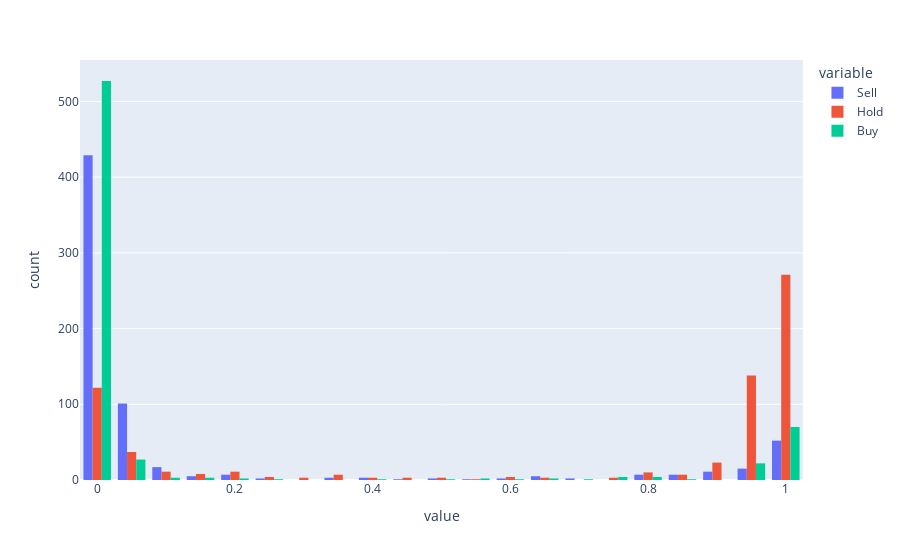

This figure's notebook cell:
### Code cell
px.histogram(trade_data[['Sell', 'Hold', 'Buy']], barmode='group').show()

### Figure 1 — Plotly figure (JSON) as saved in the notebook; plotly's stock layout.template omitted (floating-point values rounded to 4 significant figures; data arrays with more than 128 entries replaced by an {"elided": "..."} marker saying what was removed)
{"data": [{"alignmentgroup": "True", "bingroup": "x", "hovertemplate": "variable=Sell<br>value=%{x}<br>count=%{y}<extra></extra>", "legendgroup": "Sell", "marker": {"color": "#636efa", "pattern": {"shape": ""}}, "name": "Sell", "offsetgroup": "Sell", "orientation": "v", "showlegend": true, "type": "histogram", "x": {"elided": "672 float values"}, "xaxis": "x", "yaxis": "y"}, {"alignmentgroup": "True", "bingroup": "x", "hovertemplate": "variable=Hold<br>value=%{x}<br>count=%{y}<extra></extra>", "legendgroup": "Hold", "marker": {"color": "#EF553B", "pattern": {"shape": ""}}, "name": "Hold", "offsetgroup": "Hold", "orientation": "v", "showlegend": true, "type": "histogram", "x": {"elided": "672 float values"}, "xaxis": "x", "yaxis": "y"}, {"alignmentgroup": "True", "bingroup": "x", "hovertemplate": "variable=Buy<br>value=%{x}<br>count=%{y}<extra></extra>", "legendgroup": "Buy", "marker": {"color": "#00cc96", "pattern": {"shape": ""}}, "name": "Buy", "offsetgroup": "Buy", "orientation": "v", "showlegend": true, "type": "histogram", "x": {"elided": "672 float values"}, "xaxis": "x", "yaxis": "y"}], "layout": {"barmode": "group", "legend": {"title": {"text": "variable"}, "tracegroupgap": 0}, "margin": {"t": 60}, "xaxis": {"anchor": "y", "domain": [0, 1], "title": {"text": "value"}}, "yaxis": {"anchor": "x", "domain": [0, 1], "title": {"text": "count"}}}}
